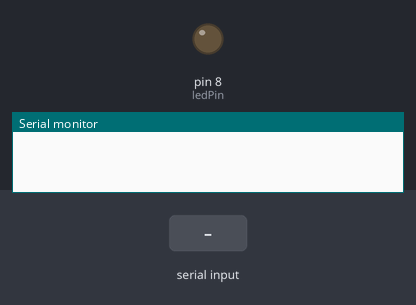
This sketch was run on a simulated Arduino Uno, built with avr-gcc and run on an emulated ATmega328P. Shown: output pins drawn as LEDs (lit = HIGH), the last lines printed to the serial monitor. The inputs (shaded band) are chosen by the test bench.

Above: at 1.2 s.
1.3 s: "1" received over Serial
At 2.5 s:
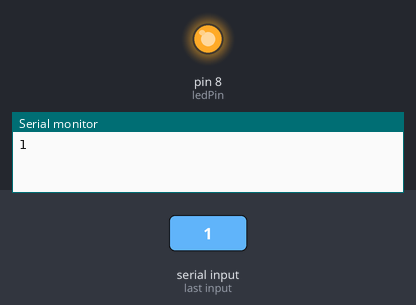
2.8 s: "0" received over Serial
At 3.8 s:
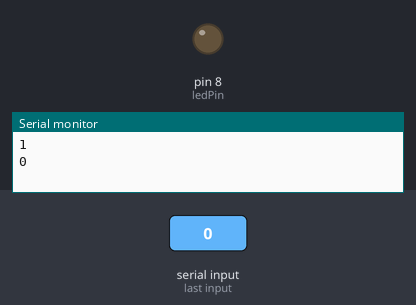
Timing chart, 0 to 5.8 s (numbered marks = the images above; inputs shaded):
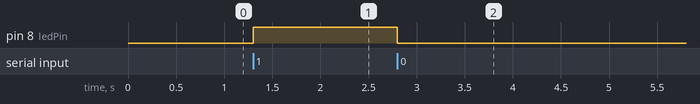

Measured:
- after the input at 1.3 s, pin 8 (ledPin): LOW → HIGH at once
- after the input at 2.8 s, pin 8 (ledPin): HIGH → LOW at once

The sketch:

led1.ino
```cpp
const int ledPin = 8;

char data;

void setup() {
  // put your setup code here, to run once:
  pinMode(ledPin, OUTPUT);
  Serial.begin(9600);
}

void loop() {
  // put your main code here, to run repeatedly:
  switch(data) {
    case '0' :
      digitalWrite(ledPin, LOW);
      break;
    case '1' :
      digitalWrite(ledPin, HIGH);
      break;

      default :
        break;
  }
}

void serialEvent() {
  data = Serial.read();
  Serial.println(data);
}
```
